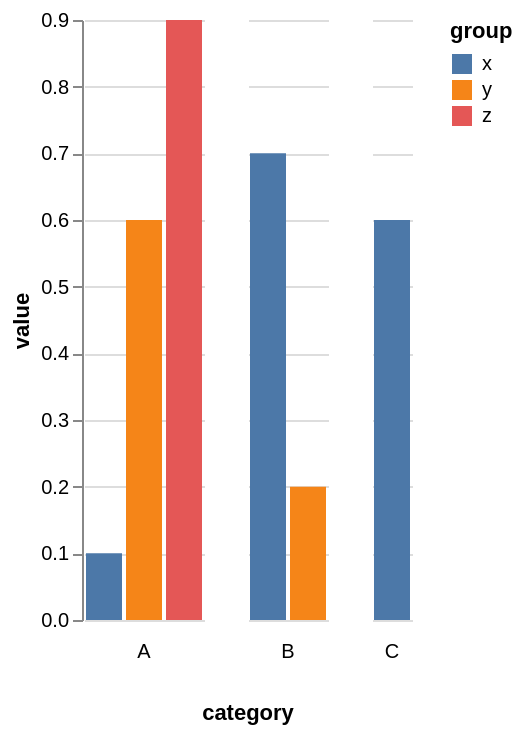

Write the Vega-Lite specification saved for this chart.
### Vega specification from a JSON file in a GitHub repository (floating-point values rounded to 4 significant figures)
{"$schema": "https://vega.github.io/schema/vega/v5.json", "background": "white", "padding": 5, "data": [{"name": "source_0", "values": [{"category": "A", "group": "x", "value": 0.1}, {"category": "A", "group": "y", "value": 0.6}, {"category": "A", "group": "z", "value": 0.9}, {"category": "B", "group": "x", "value": 0.7}, {"category": "B", "group": "y", "value": 0.2}, {"category": "C", "group": "x", "value": 0.6}]}, {"name": "data_0", "source": "source_0", "transform": [{"type": "stack", "groupby": ["group", "category"], "field": "value", "sort": {"field": [], "order": []}, "as": ["value_start", "value_end"], "offset": "zero"}, {"type": "filter", "expr": "isValid(datum[\"value\"]) && isFinite(+datum[\"value\"])"}]}, {"name": "column_domain", "source": "data_0", "transform": [{"type": "aggregate", "groupby": ["category"], "fields": ["group"], "ops": ["distinct"], "as": ["distinct_group"]}]}], "signals": [{"name": "child_x_step", "value": 20}, {"name": "child_height", "value": 300}], "layout": {"padding": 20, "titleAnchor": {"column": "end"}, "offset": {"columnTitle": 10}, "columns": {"signal": "length(data('column_domain'))"}, "bounds": "full", "align": "none"}, "marks": [{"name": "column-title", "type": "group", "role": "column-title", "title": {"text": "category", "style": "guide-title", "orient": "bottom", "offset": 10}}, {"name": "row_header", "type": "group", "role": "row-header", "encode": {"update": {"height": {"signal": "child_height"}}}, "axes": [{"scale": "y", "orient": "left", "grid": false, "title": "value", "labelOverlap": true, "tickCount": {"signal": "ceil(child_height/40)"}, "zindex": 0}]}, {"name": "column_footer", "type": "group", "role": "column-footer", "from": {"data": "column_domain"}, "sort": {"field": "datum[\"category\"]", "order": "ascending"}, "title": {"text": {"signal": "isValid(parent[\"category\"]) ? parent[\"category\"] : \"\"+parent[\"category\"]"}, "style": "guide-label", "frame": "group", "orient": "bottom", "offset": 10}, "encode": {"update": {"width": {"signal": "bandspace(datum[\"distinct_group\"], 0.1, 0.05) * child_x_step"}}}}, {"name": "cell", "type": "group", "style": "cell", "from": {"facet": {"name": "facet", "data": "data_0", "groupby": ["category"], "aggregate": {"fields": ["group"], "ops": ["distinct"], "as": ["distinct_group"]}}}, "sort": {"field": ["datum[\"category\"]"], "order": ["ascending"]}, "encode": {"update": {"width": {"signal": "bandspace(datum[\"distinct_group\"], 0.1, 0.05) * child_x_step"}, "height": {"signal": "child_height"}}}, "marks": [{"name": "child_marks", "type": "rect", "style": ["bar"], "from": {"data": "facet"}, "encode": {"update": {"fill": {"scale": "color", "field": "group"}, "ariaRoleDescription": {"value": "bar"}, "description": {"signal": "\"group: \" + (isValid(datum[\"group\"]) ? datum[\"group\"] : \"\"+datum[\"group\"]) + \"; value: \" + (format(datum[\"value\"], \"\"))"}, "x": {"scale": "child_x", "field": "group"}, "width": {"signal": "max(0.25, bandwidth('child_x'))"}, "y": {"scale": "y", "field": "value_end"}, "y2": {"scale": "y", "field": "value_start"}}}}], "scales": [{"name": "child_x", "type": "band", "domain": {"data": "facet", "field": "group", "sort": true}, "range": {"step": {"signal": "child_x_step"}}, "paddingInner": 0.1, "paddingOuter": 0.05}], "axes": [{"scale": "y", "orient": "left", "gridScale": "child_x", "grid": true, "tickCount": {"signal": "ceil(child_height/40)"}, "domain": false, "labels": false, "aria": false, "maxExtent": 0, "minExtent": 0, "ticks": false, "zindex": 0}]}], "scales": [{"name": "y", "type": "linear", "domain": {"data": "data_0", "fields": ["value_start", "value_end"]}, "range": [{"signal": "child_height"}, 0], "nice": true, "zero": true}, {"name": "color", "type": "ordinal", "domain": {"data": "data_0", "field": "group", "sort": true}, "range": "category"}], "legends": [{"fill": "color", "symbolType": "square", "title": "group"}], "config": {"style": {"cell": {"stroke": "transparent"}}}}
